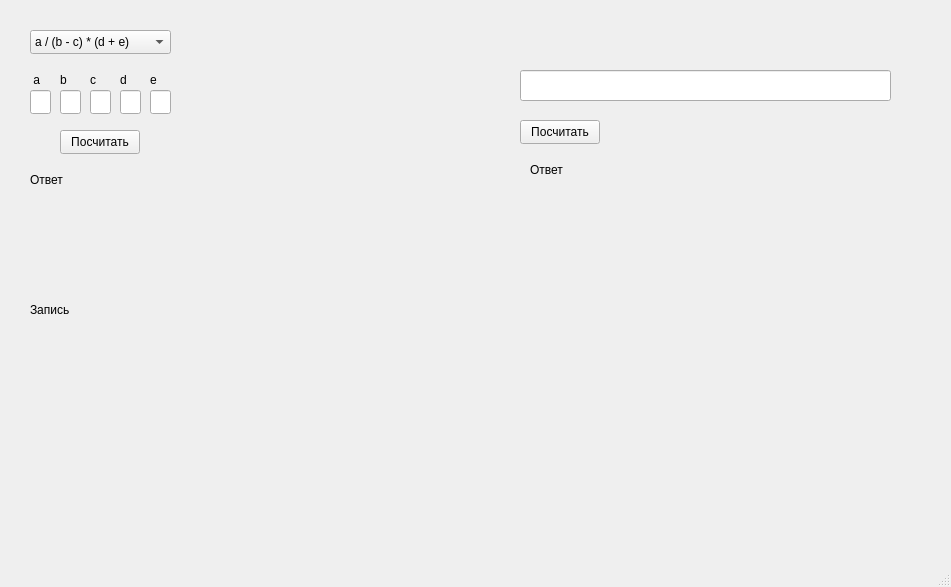
<?xml version="1.0" encoding="UTF-8"?>
<ui version="4.0">
 <class>MainWindow</class>
 <widget class="QMainWindow" name="MainWindow">
  <property name="geometry">
   <rect>
    <x>0</x>
    <y>0</y>
    <width>951</width>
    <height>587</height>
   </rect>
  </property>
  <property name="windowTitle">
   <string>MainWindow</string>
  </property>
  <widget class="QWidget" name="centralwidget">
   <widget class="QComboBox" name="comboBox">
    <property name="geometry">
     <rect>
      <x>30</x>
      <y>30</y>
      <width>141</width>
      <height>24</height>
     </rect>
    </property>
    <item>
     <property name="text">
      <string>a / (b - c) * (d + e)</string>
     </property>
    </item>
    <item>
     <property name="text">
      <string>(a + b) * (c - d) / e</string>
     </property>
    </item>
    <item>
     <property name="text">
      <string>a - (b + c * d) / e</string>
     </property>
    </item>
    <item>
     <property name="text">
      <string>a / b - ((c + d) * e)</string>
     </property>
    </item>
    <item>
     <property name="text">
      <string>a * (b - c + d) / e</string>
     </property>
    </item>
    <item>
     <property name="text">
      <string>(a + b) * (c - d) / e</string>
     </property>
    </item>
    <item>
     <property name="text">
      <string>a * (b - c) / (d + e)</string>
     </property>
    </item>
    <item>
     <property name="text">
      <string>a / (b * (c + d)) - e</string>
     </property>
    </item>
    <item>
     <property name="text">
      <string>(a + (b / c - d)) * e</string>
     </property>
    </item>
    <item>
     <property name="text">
      <string>a * (b + c) / (d - e)</string>
     </property>
    </item>
    <item>
     <property name="text">
      <string>a - (b / c * (d + e))</string>
     </property>
    </item>
    <item>
     <property name="text">
      <string>(a - b) / (c + d) * e</string>
     </property>
    </item>
    <item>
     <property name="text">
      <string>a / (b + c - d * e)</string>
     </property>
    </item>
    <item>
     <property name="text">
      <string>a * (b - c) / (d + e)</string>
     </property>
    </item>
    <item>
     <property name="text">
      <string>(a + b * c) / (d - e)</string>
     </property>
    </item>
   </widget>
   <widget class="QLineEdit" name="lineEdit">
    <property name="geometry">
     <rect>
      <x>30</x>
      <y>90</y>
      <width>21</width>
      <height>24</height>
     </rect>
    </property>
   </widget>
   <widget class="QLineEdit" name="lineEdit_2">
    <property name="geometry">
     <rect>
      <x>60</x>
      <y>90</y>
      <width>21</width>
      <height>24</height>
     </rect>
    </property>
   </widget>
   <widget class="QLineEdit" name="lineEdit_3">
    <property name="geometry">
     <rect>
      <x>90</x>
      <y>90</y>
      <width>21</width>
      <height>24</height>
     </rect>
    </property>
   </widget>
   <widget class="QLineEdit" name="lineEdit_4">
    <property name="geometry">
     <rect>
      <x>120</x>
      <y>90</y>
      <width>21</width>
      <height>24</height>
     </rect>
    </property>
   </widget>
   <widget class="QLineEdit" name="lineEdit_5">
    <property name="geometry">
     <rect>
      <x>150</x>
      <y>90</y>
      <width>21</width>
      <height>24</height>
     </rect>
    </property>
   </widget>
   <widget class="QLabel" name="label">
    <property name="geometry">
     <rect>
      <x>30</x>
      <y>70</y>
      <width>20</width>
      <height>20</height>
     </rect>
    </property>
    <property name="text">
     <string> a</string>
    </property>
   </widget>
   <widget class="QLabel" name="label_2">
    <property name="geometry">
     <rect>
      <x>60</x>
      <y>70</y>
      <width>20</width>
      <height>20</height>
     </rect>
    </property>
    <property name="text">
     <string>b</string>
    </property>
   </widget>
   <widget class="QLabel" name="label_3">
    <property name="geometry">
     <rect>
      <x>90</x>
      <y>70</y>
      <width>20</width>
      <height>20</height>
     </rect>
    </property>
    <property name="text">
     <string>c</string>
    </property>
   </widget>
   <widget class="QLabel" name="label_4">
    <property name="geometry">
     <rect>
      <x>120</x>
      <y>70</y>
      <width>20</width>
      <height>20</height>
     </rect>
    </property>
    <property name="text">
     <string>d</string>
    </property>
   </widget>
   <widget class="QLabel" name="label_5">
    <property name="geometry">
     <rect>
      <x>150</x>
      <y>70</y>
      <width>20</width>
      <height>20</height>
     </rect>
    </property>
    <property name="text">
     <string>e</string>
    </property>
   </widget>
   <widget class="QPushButton" name="pushButton">
    <property name="geometry">
     <rect>
      <x>60</x>
      <y>130</y>
      <width>80</width>
      <height>24</height>
     </rect>
    </property>
    <property name="text">
     <string>Посчитать</string>
    </property>
   </widget>
   <widget class="QLabel" name="label_6">
    <property name="geometry">
     <rect>
      <x>30</x>
      <y>170</y>
      <width>41</width>
      <height>20</height>
     </rect>
    </property>
    <property name="text">
     <string>Ответ</string>
    </property>
   </widget>
   <widget class="QLabel" name="label_7">
    <property name="geometry">
     <rect>
      <x>30</x>
      <y>300</y>
      <width>41</width>
      <height>20</height>
     </rect>
    </property>
    <property name="text">
     <string>Запись</string>
    </property>
   </widget>
   <widget class="QLabel" name="label_8">
    <property name="geometry">
     <rect>
      <x>10</x>
      <y>190</y>
      <width>271</width>
      <height>91</height>
     </rect>
    </property>
    <property name="text">
     <string/>
    </property>
   </widget>
   <widget class="QLabel" name="label_9">
    <property name="geometry">
     <rect>
      <x>10</x>
      <y>320</y>
      <width>271</width>
      <height>91</height>
     </rect>
    </property>
    <property name="text">
     <string/>
    </property>
   </widget>
   <widget class="QLineEdit" name="lineEdit_6">
    <property name="geometry">
     <rect>
      <x>520</x>
      <y>70</y>
      <width>371</width>
      <height>31</height>
     </rect>
    </property>
   </widget>
   <widget class="QPushButton" name="pushButton_2">
    <property name="geometry">
     <rect>
      <x>520</x>
      <y>120</y>
      <width>80</width>
      <height>24</height>
     </rect>
    </property>
    <property name="text">
     <string>Посчитать</string>
    </property>
   </widget>
   <widget class="QLabel" name="label_10">
    <property name="geometry">
     <rect>
      <x>530</x>
      <y>160</y>
      <width>41</width>
      <height>20</height>
     </rect>
    </property>
    <property name="text">
     <string>Ответ</string>
    </property>
   </widget>
   <widget class="QLabel" name="label_11">
    <property name="geometry">
     <rect>
      <x>510</x>
      <y>180</y>
      <width>271</width>
      <height>91</height>
     </rect>
    </property>
    <property name="text">
     <string/>
    </property>
   </widget>
  </widget>
  <widget class="QMenuBar" name="menubar">
   <property name="geometry">
    <rect>
     <x>0</x>
     <y>0</y>
     <width>951</width>
     <height>21</height>
    </rect>
   </property>
  </widget>
  <widget class="QStatusBar" name="statusbar"/>
 </widget>
 <resources/>
 <connections/>
</ui>
